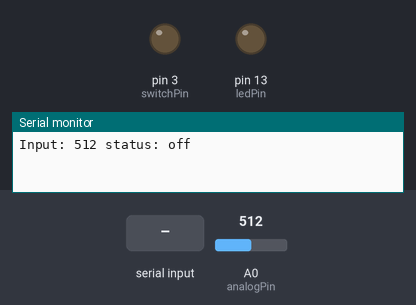
A sketch run on a simulated Arduino Uno, built with avr-gcc and run on an emulated ATmega328P. Parts: output pins drawn as LEDs (lit = HIGH), the last lines printed to the serial monitor. Dashed ring = blinking. The test bench sets the inputs (shaded band); at power-on: A0 (analogPin) = 512.

Above: at 1.2 s.
1.3 s: "0\n" received over Serial
At 2.3 s:
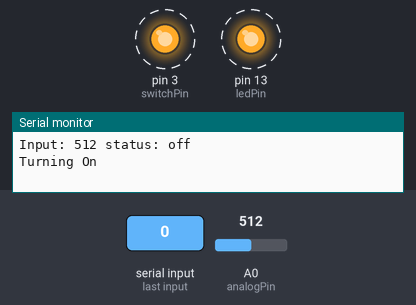
6.6 s: "1\n" received over Serial
At 7.5 s:
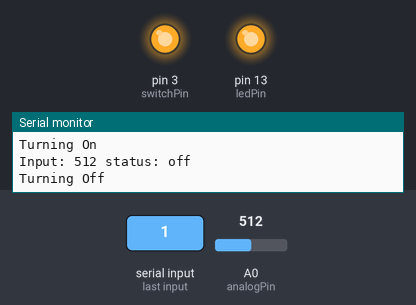
Timing chart, 0 to 13.7 s (numbered marks = the images above; inputs shaded):
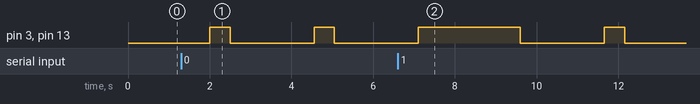

Measured:
- after the input at 1.3 s, pin 3 (switchPin), pin 13 (ledPin): alternates HIGH for 0.50 s and LOW for 2.1 s, starting after 0.70 s
- after the input at 6.6 s, pin 3 (switchPin), pin 13 (ledPin): LOW → HIGH after 0.50 s, → LOW 2.5 s later, → HIGH 2.0 s later, → LOW 0.50 s later

The sketch:

inverter.ino
```cpp
#define analogPin 0
#define switchPin 3
#define ledPin    13

int val = 0;
int status = 0;
int mode = 0;

void setup() {
  Serial.begin(9600);
  pinMode(switchPin, OUTPUT);
  pinMode(ledPin, OUTPUT);
  digitalWrite(switchPin, LOW);
  readStatus();
}

void loop() {
  if(Serial.available()){
    mode = Serial.parseInt();
    if (mode == 0)
      on();
    else if (mode == 1)
      off();
  }
  delay(1000);
}

void on() {
  Serial.println("Turning On");
  cycle(500);
}

void off() {
  Serial.println("Turning Off");
  cycle(2500);
}

void cycle(int del) {
  digitalWrite(switchPin, HIGH);
  digitalWrite(ledPin, HIGH);
  delay(del);
  digitalWrite(switchPin, LOW );
  digitalWrite(ledPin, LOW);
  delay(50);
  readStatus();
}

void readStatus() {
  val = analogRead(analogPin);
  if (val < 300)
    status = 0;
  else if (val > 700)
    status = 1;
  Serial.print("Input: ");
  Serial.print(val);
  Serial.print(" status: ");
  Serial.println(status ? "on" : "off");
}
```
